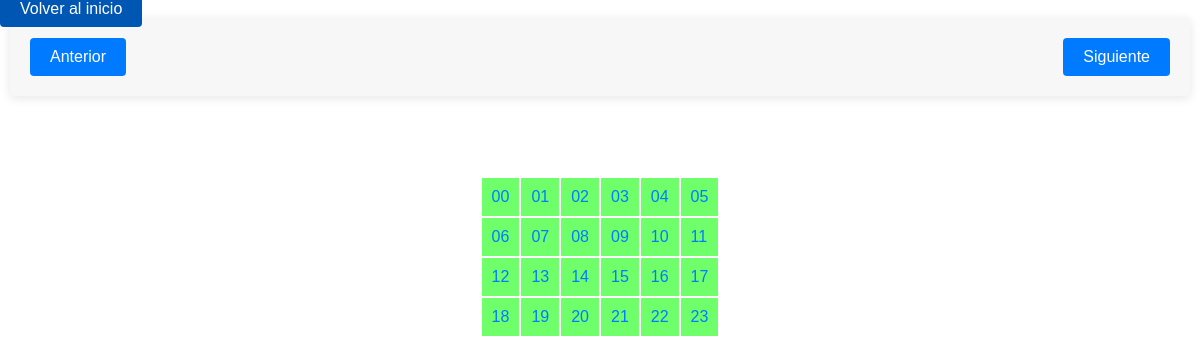
The app's page /php/reservas/reserva_de_usuario/formularioReserva2.php with its own data.
### tables this page shows
CREATE TABLE `horario` (
  `id_horario` int(11) NOT NULL,
  `horario_inicio` time DEFAULT NULL,
  `horario_fin` time DEFAULT NULL,
  `fecha_alta` date DEFAULT NULL,
  `estado` tinyint(1) DEFAULT 1
);

### config/database/db_functions/zonas.php (called while the page is built, shortened)
<?php
	require_once(RUTA."config/database/conexion.php");
    function ObtenerHorariosDisponibles($id_zona=null, $fecha=null) {
    	global $conexion;
    	$sql = "SELECT
            		horario.id_horario,
            		horario.horario_inicio,
		            horario.horario_fin,
		            reserva.id_reserva,
		            zona.descripcion_zona,
		            sucursal.descripcion_sucursal,
		            complejo.descripcion_complejo,
		            IF (reserva.id_reserva IS NULL, 'disponible', 'no-disponible') AS estado
        		FROM
	                zona
	            JOIN
	            	sucursal
	            ON
	            	zona.rela_sucursal = sucursal.id_sucursal
	            JOIN
	                complejo
	            ON
	                sucursal.rela_complejo = complejo.id_complejo
	            AND
	                id_zona = ?
	            JOIN
	                reserva
	            ON
	                reserva.rela_zona = zona.id_zona
	            RIGHT JOIN
	                horario
	            ON
	                horario.id_horario = reserva.rela_horario
	            AND
	                reserva.fecha_reserva = ?
	        ORDER BY (horario.horario_inicio)";
	        $stmt = $conexion->prepare($sql);
	        $stmt->bind_param("is", $id_zona, $fecha);
	        if($stmt->execute()) {
	        	$registros = $stmt->get_result();
	        	return $registros;
	        }
    }
?>

### php/reservas/reserva_de_usuario/formularioReserva2.php (the view, shortened to what this page needs)
<?php
    require_once(RUTA . "config/database/db_functions/zonas.php");
    $fecha   = $_GET['fecha_reserva'];
    $cancha  = $_GET['cancha'];
    $fecha_anterior = date('Y-m-d', strtotime($fecha . ' -1 day'));
    $fecha_siguiente = date('Y-m-d', strtotime($fecha . ' +1 day'));
    $registros = ObtenerHorariosDisponibles($cancha, $fecha);
?>
 <html lang="en">
 <head>
 </head>
 <body>
    <a href="<?php echo BASE_URL. 'index_tincho.php'; ?>" class="volver">Volver al inicio</a>
    <div class="navigation">
        <a href="formularioReserva2.php?fecha_reserva=<?php echo $fecha_anterior; ?>&cancha=<?php echo $cancha; ?>">Anterior</a>
        <a href="formularioReserva2.php?fecha_reserva=<?php echo $fecha_siguiente; ?>&cancha=<?php echo $cancha; ?>">Siguiente</a>
    </div>
    <table class="horarios">
        <tbody>
            <?php
                $index = 0;
                foreach ($registros as $reg) {
                    if ($index % 6 == 0) {
                        if ($index != 0) {
                            echo '</tr>';
                        }
                        echo '<tr>';
                    }
                    $horario = substr($reg['horario_inicio'], 0, 2);
                    $estado = $reg['estado'];
                    $id_horario = $reg['id_horario'];
                    ?>
                    <td class="<?php echo $estado; ?>" id-hora="<?php echo $id_horario; ?>">
                        <?php echo htmlspecialchars($horario) ?>
                    </td>
                    <?php
                    $index++;
                }
            ?>
        </tbody>
    </table>
 </body>
 </html>

### php/reservas/reserva_de_usuario/formularioReserva2.php (style rules this page uses)
body { padding:0; margin:0; font-family: arial; background-color: rgba(0, 0, 0, 0.0); }
.navigation { margin: auto; width: 95%; display: flex; justify-content: space-between; padding: 20px; background-color: #f7f7f7; box-shadow: 0 2px 10px rgba(0, 0, 0, 0.1); }
.navigation a, a.volver { padding: 10px 20px; background-color: #007bff; color: white; text-decoration: none; border-radius: 4px; transition: background-color 0.3s; }
table { margin: auto; margin-top: 10vh; }
.disponible { background-color: #6EFF6B; color: white; padding: 10px; transition: color 0.3s; }
a { text-decoration: none; color: #007bff; transition: color 0.3s; }

### records on screen
horario: horario_inicio "00"
horario: horario_inicio "01"
horario: horario_inicio "02"
horario: horario_inicio "03"
horario: horario_inicio "04"
horario: horario_inicio "05"
horario: horario_inicio "06"
horario: horario_inicio "07"
horario: horario_inicio "08"
horario: horario_inicio "09"
horario: horario_inicio "10"
horario: horario_inicio "11"
horario: horario_inicio "12"
horario: horario_inicio "13"
horario: horario_inicio "14"
horario: horario_inicio "15"
horario: horario_inicio "16"
horario: horario_inicio "17"
horario: horario_inicio "18"
horario: horario_inicio "19"
horario: horario_inicio "20"
horario: horario_inicio "21"
horario: horario_inicio "22"
horario: horario_inicio "23"
